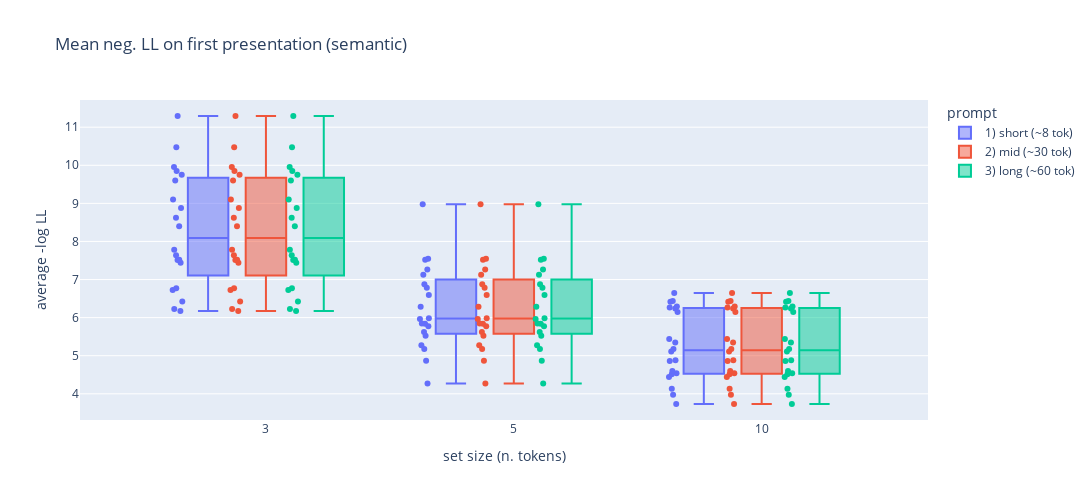

Notebook source saved alongside this figure:
### Code cell
fig = px.box(dagg, x="set_size_", y="ppl_mean", points="all", color="prompt_", 
             hover_data=["token_list"], 
             labels={"set_size_": "set size (n. tokens)", "ppl_mean": "average -log LL",
                   "prompt_": "prompt", "second_list_": "word order"},
            category_orders = {"prompt": ["short (~8 tok)", "mid (~30 tok)", "long (~60 tok)"]},
            width=figwidth, height=figheight,
            title="Mean neg. LL on first presentation ({})" \
                   .format(semlist))
fig.update_xaxes(type='category')
fig.show()

### Figure 1 — Plotly figure (JSON) as saved in the notebook; plotly's stock layout.template omitted (floating-point values rounded to 4 significant figures; data arrays with more than 128 entries replaced by an {"elided": "..."} marker saying what was removed)
{"data": [{"alignmentgroup": "True", "boxpoints": "all", "customdata": {"elided": "60 rows, 574 str values in total"}, "hovertemplate": "prompt=1) short (~8 tok)<br>set size (n. tokens)=%{x}<br>average -log LL=%{y}<br>token_list=%{customdata[0]}<extra></extra>", "legendgroup": "1) short (~8 tok)", "marker": {"color": "#636efa"}, "name": "1) short (~8 tok)", "notched": false, "offsetgroup": "1) short (~8 tok)", "orientation": "v", "showlegend": true, "type": "box", "x": [3, 3, 3, 3, 3, 3, 3, 3, 3, 3, 3, 3, 3, 3, 3, 3, 3, 3, 3, 3, 5, 5, 5, 5, 5, 5, 5, 5, 5, 5, 5, 5, 5, 5, 5, 5, 5, 5, 5, 5, 10, 10, 10, 10, 10, 10, 10, 10, 10, 10, 10, 10, 10, 10, 10, 10, 10, 10, 10, 10], "x0": " ", "xaxis": "x", "y": [9.957, 9.601, 6.174, 6.23, 8.88, 11.29, 7.511, 6.425, 10.47, 6.772, 6.727, 7.44, 9.751, 7.783, 7.516, 7.638, 8.624, 9.851, 8.397, 9.104, 7.546, 6.784, 7.263, 5.525, 5.845, 8.978, 5.272, 5.624, 5.776, 5.175, 5.84, 4.273, 7.517, 5.981, 6.874, 7.123, 5.967, 4.869, 6.285, 6.597, 6.146, 6.644, 4.512, 5.174, 3.732, 6.266, 5.344, 5.11, 4.864, 4.539, 4.882, 3.976, 6.437, 6.417, 4.597, 5.437, 6.241, 4.438, 6.295, 4.134], "y0": " ", "yaxis": "y"}, {"alignmentgroup": "True", "boxpoints": "all", "customdata": {"elided": "60 rows, 574 str values in total"}, "hovertemplate": "prompt=2) mid (~30 tok)<br>set size (n. tokens)=%{x}<br>average -log LL=%{y}<br>token_list=%{customdata[0]}<extra></extra>", "legendgroup": "2) mid (~30 tok)", "marker": {"color": "#EF553B"}, "name": "2) mid (~30 tok)", "notched": false, "offsetgroup": "2) mid (~30 tok)", "orientation": "v", "showlegend": true, "type": "box", "x": [3, 3, 3, 3, 3, 3, 3, 3, 3, 3, 3, 3, 3, 3, 3, 3, 3, 3, 3, 3, 5, 5, 5, 5, 5, 5, 5, 5, 5, 5, 5, 5, 5, 5, 5, 5, 5, 5, 5, 5, 10, 10, 10, 10, 10, 10, 10, 10, 10, 10, 10, 10, 10, 10, 10, 10, 10, 10, 10, 10], "x0": " ", "xaxis": "x", "y": [9.957, 9.601, 6.174, 6.23, 8.88, 11.29, 7.511, 6.425, 10.47, 6.772, 6.727, 7.44, 9.751, 7.783, 7.516, 7.638, 8.624, 9.851, 8.397, 9.104, 7.546, 6.784, 7.263, 5.525, 5.845, 8.978, 5.272, 5.624, 5.776, 5.175, 5.84, 4.273, 7.517, 5.981, 6.874, 7.123, 5.967, 4.869, 6.285, 6.597, 6.146, 6.644, 4.512, 5.174, 3.732, 6.266, 5.344, 5.11, 4.864, 4.539, 4.882, 3.976, 6.437, 6.417, 4.597, 5.437, 6.241, 4.438, 6.295, 4.134], "y0": " ", "yaxis": "y"}, {"alignmentgroup": "True", "boxpoints": "all", "customdata": {"elided": "60 rows, 574 str values in total"}, "hovertemplate": "prompt=3) long (~60 tok)<br>set size (n. tokens)=%{x}<br>average -log LL=%{y}<br>token_list=%{customdata[0]}<extra></extra>", "legendgroup": "3) long (~60 tok)", "marker": {"color": "#00cc96"}, "name": "3) long (~60 tok)", "notched": false, "offsetgroup": "3) long (~60 tok)", "orientation": "v", "showlegend": true, "type": "box", "x": [3, 3, 3, 3, 3, 3, 3, 3, 3, 3, 3, 3, 3, 3, 3, 3, 3, 3, 3, 3, 5, 5, 5, 5, 5, 5, 5, 5, 5, 5, 5, 5, 5, 5, 5, 5, 5, 5, 5, 5, 10, 10, 10, 10, 10, 10, 10, 10, 10, 10, 10, 10, 10, 10, 10, 10, 10, 10, 10, 10], "x0": " ", "xaxis": "x", "y": [9.957, 9.601, 6.174, 6.23, 8.88, 11.29, 7.511, 6.425, 10.47, 6.772, 6.727, 7.44, 9.751, 7.783, 7.516, 7.638, 8.624, 9.851, 8.397, 9.104, 7.546, 6.784, 7.263, 5.525, 5.845, 8.978, 5.272, 5.624, 5.776, 5.175, 5.84, 4.273, 7.517, 5.981, 6.874, 7.123, 5.967, 4.869, 6.285, 6.597, 6.146, 6.644, 4.512, 5.174, 3.732, 6.266, 5.344, 5.11, 4.864, 4.539, 4.882, 3.976, 6.437, 6.417, 4.597, 5.437, 6.241, 4.438, 6.295, 4.134], "y0": " ", "yaxis": "y"}], "layout": {"boxmode": "group", "height": 500, "legend": {"title": {"text": "prompt"}, "tracegroupgap": 0}, "title": {"text": "Mean neg. LL on first presentation (semantic)"}, "width": 1200, "xaxis": {"anchor": "y", "autorange": true, "domain": [0, 1], "range": [-0.749, 2.671], "title": {"text": "set size (n. tokens)"}, "type": "category"}, "yaxis": {"anchor": "x", "autorange": true, "domain": [0, 1], "range": [3.312, 11.71], "title": {"text": "average -log LL"}, "type": "linear"}}}
